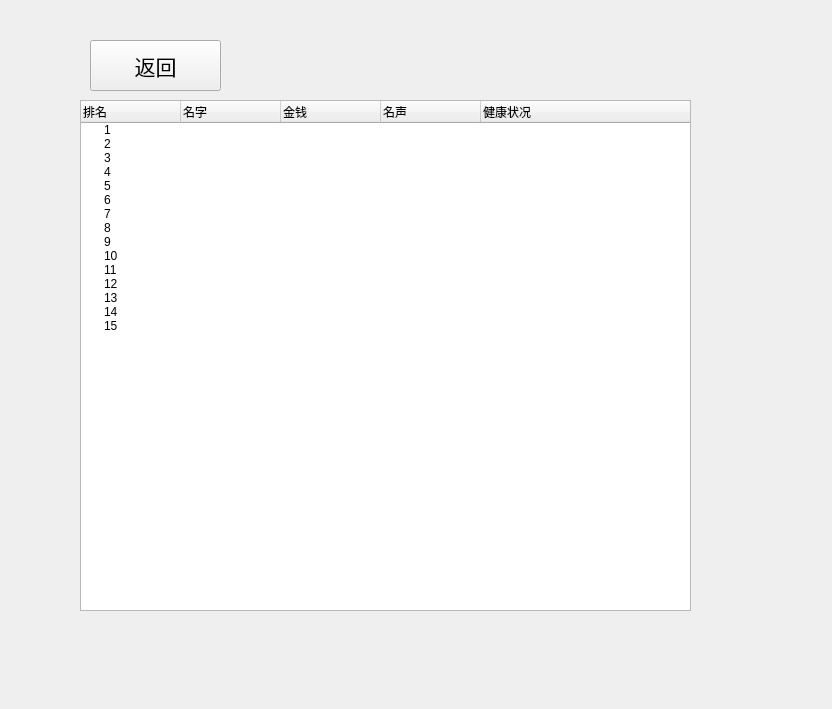
<?xml version="1.0" encoding="UTF-8"?>
<ui version="4.0">
 <class>Ranking</class>
 <widget class="QWidget" name="Ranking">
  <property name="geometry">
   <rect>
    <x>0</x>
    <y>0</y>
    <width>832</width>
    <height>709</height>
   </rect>
  </property>
  <property name="windowTitle">
   <string>Form</string>
  </property>
  <widget class="QPushButton" name="startButton">
   <property name="geometry">
    <rect>
     <x>90</x>
     <y>40</y>
     <width>131</width>
     <height>51</height>
    </rect>
   </property>
   <property name="font">
    <font>
     <pointsize>16</pointsize>
    </font>
   </property>
   <property name="text">
    <string>返回</string>
   </property>
  </widget>
  <widget class="QTreeWidget" name="ranktableWidget">
   <property name="geometry">
    <rect>
     <x>80</x>
     <y>100</y>
     <width>611</width>
     <height>511</height>
    </rect>
   </property>
   <column>
    <property name="text">
     <string>排名</string>
    </property>
   </column>
   <column>
    <property name="text">
     <string>名字</string>
    </property>
   </column>
   <column>
    <property name="text">
     <string>金钱</string>
    </property>
   </column>
   <column>
    <property name="text">
     <string>名声</string>
    </property>
   </column>
   <column>
    <property name="text">
     <string>健康状况</string>
    </property>
   </column>
   <item>
    <property name="text">
     <string>1</string>
    </property>
   </item>
   <item>
    <property name="text">
     <string>2</string>
    </property>
   </item>
   <item>
    <property name="text">
     <string>3</string>
    </property>
   </item>
   <item>
    <property name="text">
     <string>4</string>
    </property>
   </item>
   <item>
    <property name="text">
     <string>5</string>
    </property>
   </item>
   <item>
    <property name="text">
     <string>6</string>
    </property>
   </item>
   <item>
    <property name="text">
     <string>7</string>
    </property>
   </item>
   <item>
    <property name="text">
     <string>8</string>
    </property>
   </item>
   <item>
    <property name="text">
     <string>9</string>
    </property>
   </item>
   <item>
    <property name="text">
     <string>10</string>
    </property>
   </item>
   <item>
    <property name="text">
     <string>11</string>
    </property>
   </item>
   <item>
    <property name="text">
     <string>12</string>
    </property>
   </item>
   <item>
    <property name="text">
     <string>13</string>
    </property>
   </item>
   <item>
    <property name="text">
     <string>14</string>
    </property>
   </item>
   <item>
    <property name="text">
     <string>15</string>
    </property>
   </item>
  </widget>
 </widget>
 <resources/>
 <connections/>
</ui>
